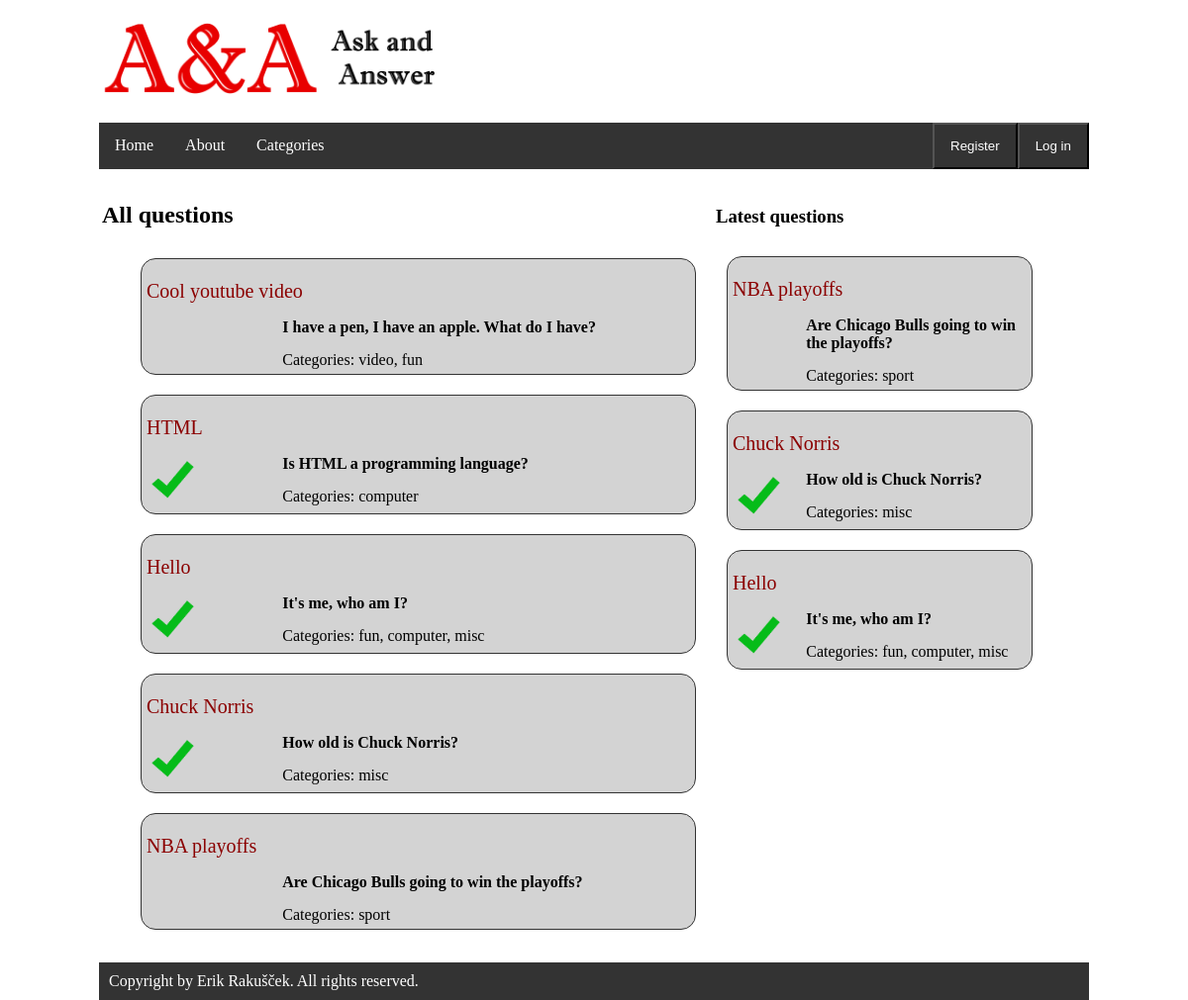
The app's page /AA/ with its own data.
### AA/models.py (models this page shows, shortened)
class Question(models.Model):
    questionID = models.AutoField(primary_key=True)
    title = models.CharField(max_length=200)
    body = models.CharField(max_length=1000)
    time = models.DateTimeField(default=datetime.now)
    categories = models.CharField(max_length=500)
    answered = models.IntegerField(default=0)
    username = models.ForeignKey(User, on_delete=models.SET_NULL, null=True)
    def is_recent(self):
        if self.time + timedelta(hours=2) >= timezone.now():
            return True
        return False

### AA/views.py (the view)
def index(request):
    all_questions = Question.objects.all()
    all_questions_time = all_questions.order_by('-time')[:3]
    context = {
        'all_questions': all_questions,
        'all_questions_time': all_questions_time,
    }
    return render(request, 'home.html', context)

### AA/templates/home.html (shortened to what this page needs)
{% extends "base.html" %}
{% load static %}
{% block css_import %}
	<link rel="stylesheet" type="text/css" href="{% static 'home/styleHome.css' %}">
{% endblock %}
{% block left_column %}
	<h2>All questions</h2>
		{% if all_questions %}
			{% for question in all_questions %}
				<div class="questionWithAnswer">
					<p><a href="{% url 'question' question.questionID %}"><span class="questionTitle">{{ question.title }}</span></a>
					</p>
					{% if question.answered == 1 %}
						<div class="answeredIcon"><img src="{% static 'answered.png' %}" alt="answered" style="width:50px; height:50px;"></div>
					{% endif %}
					<div class="question">
						<b>{{ question.body }}</b>
						<div class="categories">Categories: {{ question.categories }}</div>
					</div>
				</div>
			{% endfor %}
		{% else %}
			<h3>No questions yet in the database.</h3>
		{% endif %}
{% endblock %}
{% block right_column %}
	<h3><p>Latest questions</p></h3>
		{% if all_questions_time %}
			{% for question in all_questions_time %}
				<div class="questionWithAnswer">
					<p><a href="{% url 'question' question.questionID %}"><span class="questionTitle">{{ question.title }}</span></a>
					</p>
					{% if question.answered == 1 %}
						<div class="answeredIcon"><img src="{% static 'answered.png' %}" alt="answered" style="width:50px; height:50px;"></div>
					{% endif %}
					<div class="question">
						<b>{{ question.body }}</b>
						<div class="categories">Categories: {{ question.categories }}</div>
					</div>
				</div>
			{% endfor %}
		{% else %}
			<h3>No questions yet in the database.</h3>
		{% endif %}
	</div>
{% endblock %}

### AA/static/style.css (style rules this page uses)
body { max-width: 1000px; margin: auto auto; padding: 0; display: flex; flex-flow: column; min-height: 100vh; }
.questionTitle { color: #8B0000; font-size: 20px; }
.questionWithAnswer { float: right; width: 90%; padding: 5px; margin: 10px; background: lightgrey; border-radius: 15px; border: 1px solid #333; }
.question { float: right; width: 75%; height: 100%; background: lightgrey; }
.answeredIcon { display: inline-block; width: 50px; visibility: visible; }
.categories { margin: 15px auto auto auto; }
a:link { color: black; text-decoration: none; }

### records on screen
Question: title "Cool youtube video", body "I have a pen, I have an apple. What do I have?", categories "video, fun"
Question: title "HTML", answered 1 (drawn), body "Is HTML a programming language?", categories "computer"
Question: title "Hello", answered 1 (drawn), body "It's me, who am I?", categories "fun, computer, misc"
Question: title "Chuck Norris", answered 1 (drawn), body "How old is Chuck Norris?", categories "misc"
Question: title "NBA playoffs", body "Are Chicago Bulls going to win the playoffs?", categories "sport"
